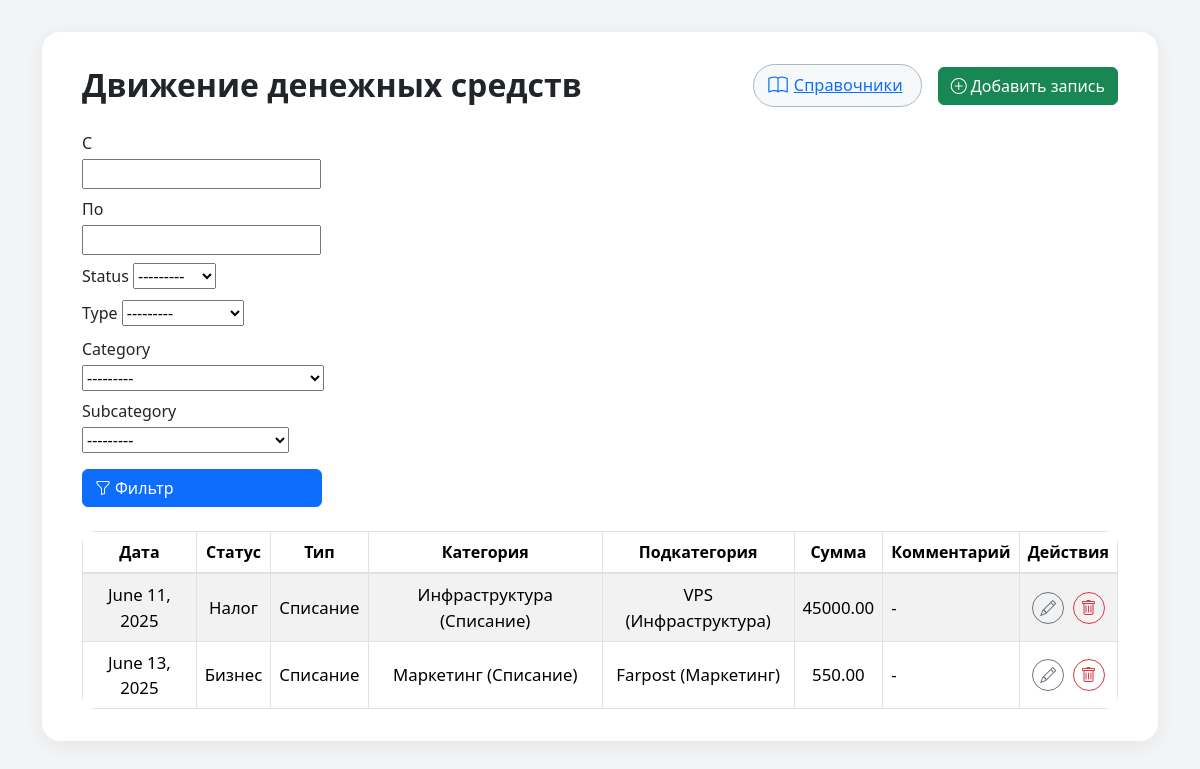
The page / on the database its author committed.
### dds/models.py (models this page shows, shortened)
class CashFlowRecord(models.Model):
    created_at = models.DateField(auto_now_add=True)
    status = models.ForeignKey(Status, on_delete=models.PROTECT)
    type = models.ForeignKey(Type, on_delete=models.PROTECT)
    category = models.ForeignKey(Category, on_delete=models.PROTECT)
    subcategory = models.ForeignKey(SubCategory, on_delete=models.PROTECT)
    amount = models.DecimalField(max_digits=12, decimal_places=2)
    comment = models.TextField(blank=True)
    custom_date = models.DateField(null=True, blank=True, help_text="Можно изменить дату записи вручную")

class Status(models.Model):
    name = models.CharField(max_length=64, unique=True)
    def __str__(self):
        return self.name

class Type(models.Model):
    name = models.CharField(max_length=64, unique=True)
    def __str__(self):
        return self.name

class Category(models.Model):
    name = models.CharField(max_length=64)
    type = models.ForeignKey(Type, on_delete=models.CASCADE, related_name='categories')
    def __str__(self):
        return f"{self.name} ({self.type.name})"

class SubCategory(models.Model):
    name = models.CharField(max_length=64)
    category = models.ForeignKey(Category, on_delete=models.CASCADE, related_name='subcategories')
    def __str__(self):
        return f"{self.name} ({self.category.name})"

### dds/views.py (the view, shortened to what this page needs)
# urls.py: path('', views.cashflow_list, name='cashflow_list'),
def cashflow_list(request):
    form = CashFlowFilterForm(request.GET or None)
    qs = CashFlowRecord.objects.all().select_related('status', 'type', 'category', 'subcategory')
    return render(request, 'dds/cashflow_list.html', {'records': qs, 'form': form})

### dds/views.py
class CashFlowFilterForm(forms.Form):
    date_from = forms.DateField(required=False, label="С")
    date_to = forms.DateField(required=False, label="По")
    status = forms.ModelChoiceField(queryset=Status.objects.all(), required=False)
    type = forms.ModelChoiceField(queryset=Type.objects.all(), required=False)
    category = forms.ModelChoiceField(queryset=Category.objects.all(), required=False)
    subcategory = forms.ModelChoiceField(queryset=SubCategory.objects.all(), required=False)

### templates/dds/cashflow_list.html (shortened to what this page needs)
{% load static %}
<!DOCTYPE html>
<html lang="ru">
<head>
    <link rel="stylesheet" href="https://cdn.jsdelivr.net/npm/bootstrap@5.3.2/dist/css/bootstrap.min.css">
    <link rel="stylesheet" href="https://cdn.jsdelivr.net/npm/bootstrap-icons@1.11.3/font/bootstrap-icons.css">
</head>
<body>
<div class="container">
    <div class="main-card">
        <div class="d-flex flex-wrap gap-2 mb-4 align-items-center">
            <h2 class="mb-0 me-auto">Движение денежных средств</h2>
            <a href="{% url 'dicts_unified' %}" class="chip-btn"><i class="bi bi-book"></i>Справочники</a>
            <a href="{% url 'cashflow_create' %}" class="btn btn-success ms-2">
                <i class="bi bi-plus-circle me-1"></i>Добавить запись
            </a>
        </div>
        <form method="get" class="d-flex flex-column gap-2 mb-4" style="max-width: 240px;">
            {% for field in form %}
                <div>
                    <label class="form-label mb-1">{{ field.label }}</label>
                    {{ field }}
                </div>
            {% endfor %}
            <button type="submit" class="btn btn-primary d-flex align-items-center mt-2" style="width: 100%;">
                <i class="bi bi-funnel me-1"></i> Фильтр
            </button>
        </form>
        <div class="table-responsive">
            <table class="table table-striped table-bordered align-middle">
                <thead>
                    <tr>
                        <th>Дата</th>
                        <th>Статус</th>
                        <th>Тип</th>
                        <th>Категория</th>
                        <th>Подкатегория</th>
                        <th>Сумма</th>
                        <th>Комментарий</th>
                        <th style="width:90px;">Действия</th>
                    </tr>
                </thead>
                <tbody>
                {% for r in records %}
                    <tr>
                        <td class="text-center">{{ r.custom_date|default:r.created_at }}</td>
                        <td class="text-center">{{ r.status }}</td>
                        <td class="text-center">{{ r.type }}</td>
                        <td class="text-center">{{ r.category }}</td>
                        <td class="text-center">{{ r.subcategory }}</td>
                        <td class="text-center">{{ r.amount }}</td>
                        <td>{{ r.comment|default:"-" }}</td>
                        <td class="text-center">
                            <a href="{% url 'cashflow_edit' r.id %}" class="btn btn-outline-secondary btn-icon me-1" title="Редактировать">
                                <i class="bi bi-pencil"></i>
                            </a>
                            <form method="post" action="{% url 'cashflow_delete' r.id %}" style="display:inline;" class="delete-form">
                                <button type="submit" class="btn btn-outline-danger btn-icon" title="Удалить">
                                    <i class="bi bi-trash"></i>
                                </button>
                            </form>
                        </td>
                    </tr>
                {% empty %}
                    <tr><td colspan="8" class="text-center text-muted">Нет записей</td></tr>
                {% endfor %}
                </tbody>
            </table>
        </div>
    </div>
</div>
</body>
</html>

### templates/dds/cashflow_list.html (style rules this page uses)
body { background: #f3f4f6; }
.main-card { border-radius: 18px; box-shadow: 0 4px 20px #0001; background: #fff; padding: 2rem 2.5rem; margin-top: 2rem; }
h2 { font-weight: 700; }
.table { border-radius: 14px; overflow: hidden; margin-bottom: 0; }
th { background: #f5f6fa; font-weight: 600; font-size: 1rem; text-align: center; vertical-align: middle; }
td { vertical-align: middle; font-size: 1.05rem; }
.btn-icon { width: 32px; height: 32px; padding: 0; border-radius: 50%; display: inline-flex; align-items: center; justify-content: center; }
.table thead th { border-bottom: 2px solid #dee2e6; }
.chip-btn { border: 1.5px solid #adb5bd; background: #f6f9fa; border-radius: 100px; padding: 6px 18px 6px 14px; font-size: 1.02rem; display: inline-flex; align-items: center; gap: 4px; transition: border .2s, box-shadow .2s; }
.chip-btn i { font-size: 1.2em; margin-right: 2px; }

### rows shown on the page
CashFlowRecord: custom_date "June 11, 2025", status "Налог", type "Списание", category "Инфраструктура (Списание)", subcategory "VPS (Инфраструктура)", amount "45000.00", comment "-"
CashFlowRecord: custom_date "June 13, 2025", status "Бизнес", type "Списание", category "Маркетинг (Списание)", subcategory "Farpost (Маркетинг)", amount "550.00", comment "-"

### other values the page prints
{{ field.label }} "С" "По" "Status" "Type" "Category" "Subcategory"
